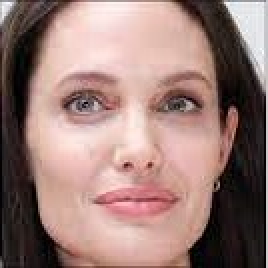
#> input picture Assignment29/input/woman.jpg, 134 x 134 px (shown 2 times larger)
$ python twe_face.py
#> lines starting #> are read from the running program, lines starting #| are printed output that depends on the picture
import cv2
image_1=cv2.imread("input/woman.jpg")
#> image_1 is the input picture: shape (134, 134, 3); mean B, G, R 118.6, 124.3, 153.7
image_1=cv2.resize(image_1,[300,300])
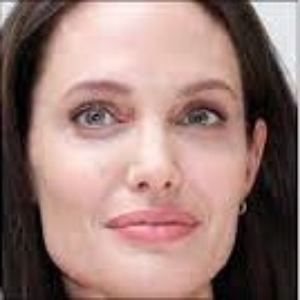
#> image_1: shape (300, 300, 3); mean B, G, R 118.5, 124.1, 153.6
image_2=cv2.imread("input/man.jpg")
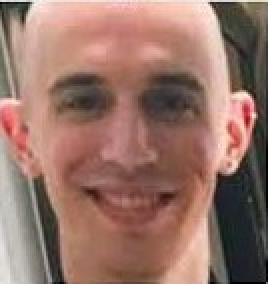
#> input picture Assignment29/input/man.jpg, 134 x 142 px (shown 2 times larger)
#> image_2 is the input picture: shape (142, 134, 3); mean B, G, R 103.9, 115.2, 151.2
image_2=cv2.resize(image_2,[300,300])
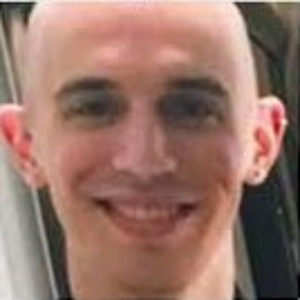
#> image_2: shape (300, 300, 3); mean B, G, R 103.8, 115.1, 151.1
for i in range(5):
    result=cv2.add(image_1//(i+1),image_2//2)
    cv2.imwrite(f"output/pic{i+2}.jpg",result)
#> this loop made 5 passes
#> pass 1, `result=cv2.add(image_1//(i+1),image_2//2)`:
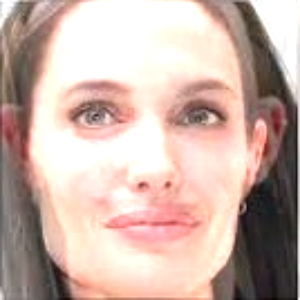
#> result: shape (300, 300, 3); mean B, G, R 167.9, 177.3, 201.9
#> pass 2, `result=cv2.add(image_1//(i+1),image_2//2)`:
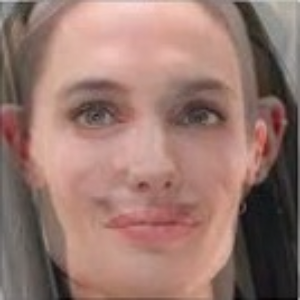
#> result: shape (300, 300, 3); mean B, G, R 110.6, 119.1, 151.8
#> pass 3, `result=cv2.add(image_1//(i+1),image_2//2)`:
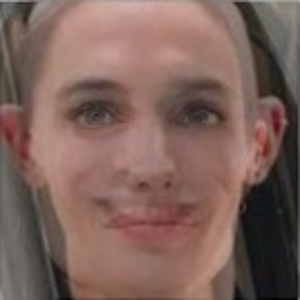
#> result: shape (300, 300, 3); mean B, G, R 90.8, 98.3, 126.2
